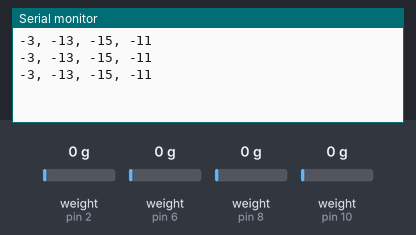
This sketch was run on a simulated Arduino Uno, built with avr-gcc and run on an emulated ATmega328P. On the bench: the last lines printed to the serial monitor. Inputs (shaded band) come from the test bench; at power-on: weight on the scale (sensors on pin 2, pin 6, pin 8, pin 10) 0 g.

Above: at 1.3 s.
1.4 s: weight on the scale (sensor on pin 2) set to 100 g
At 2.26 s:
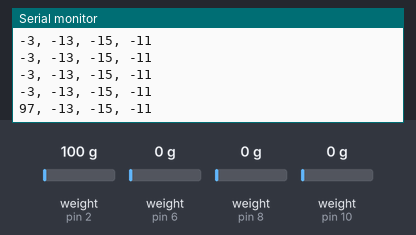
2.9 s: weight on the scale (sensor on pin 6) set to 100 g
At 3.06 s:
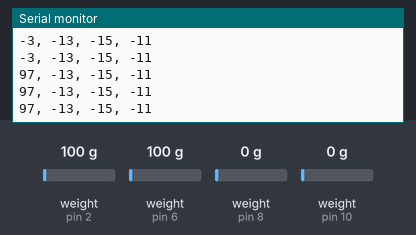
4.4 s: weight on the scale (sensor on pin 8) set to 100 g
At 4.67 s:
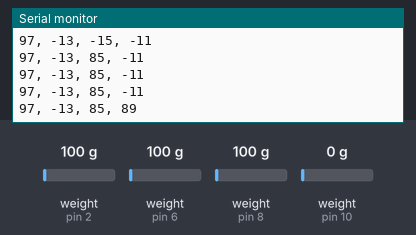
5.9 s: weight on the scale (sensor on pin 10) set to 100 g
At 6.27 s:
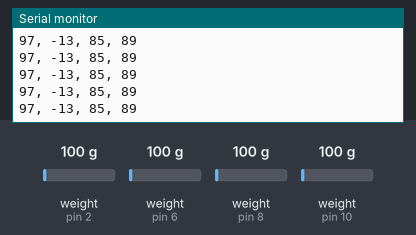
7.4 s: weight on the scale (sensor on pin 2) set to 1250 g
At 7.48 s:
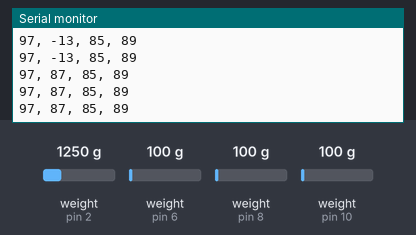
8.9 s: weight on the scale (sensor on pin 6) set to 1250 g
At 9.08 s:
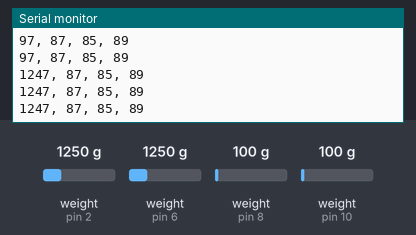
Timing chart, 0 to 11.4 s (numbered marks = the images above; inputs shaded):
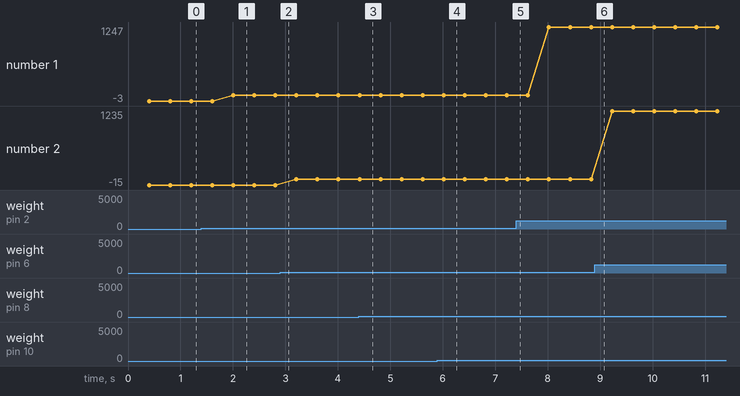

Measured:
- after the input at 1.4 s, the serial monitor: prints a new line after 0.61 s (image 1)
- after the input at 4.4 s, the serial monitor: prints a new line at once (image 3)
- plotted number 1: -3 → 97 after the input at 1.4 s, 97 → 1247 after the input at 7.4 s
- plotted number 2: -15 → 85 after the input at 2.9 s, 85 → 1235 after the input at 8.9 s

The sketch:

Four_Loadcells.ino
```cpp
//Local receiver x4 load cells
#include <SPI.h>
#include "HX711.h"
#define calibration_factor_1 1500
#define calibration_factor_2 1800
#define calibration_factor_3 1800

int KneeL;
int KneeR;
int Ass;
int Belt;


HX711 scale1;
HX711 scale2;
HX711 scale3;
HX711 scale4;

void setup() {
  Serial.begin(250000);
  scale1.begin(2, 3); // DOUT = 2, CLK = 3
  scale2.begin(10, 11); // DOUT = 4, CLK = 5
  scale3.begin(6, 7); // DOUT = 6, CLK = 7
  scale4.begin(8, 9); // DOUT = 8, CLK = 9
  scale1.set_scale(calibration_factor_1);
  scale2.set_scale(calibration_factor_1);
  scale3.set_scale(calibration_factor_1);
  scale4.set_scale(calibration_factor_1);
  //scale1.tare(100);
  //scale2.tare(100);
  //scale3.tare(100);
  //scale4.tare(100);
}

void loop() {
    KneeL = scale1.get_units(1), 1;
    KneeR = scale2.get_units(1), 1;
    Ass = scale3.get_units(1), 1;
    Belt = scale4.get_units(1), 1;

    Serial.print(KneeL-3);
    Serial.print(", ");
    Serial.print(KneeR-13);
    Serial.print(", ");
    Serial.print(Ass-15);
    Serial.print(", ");
    Serial.println(Belt-11);
    //delay(50);
  }
```
